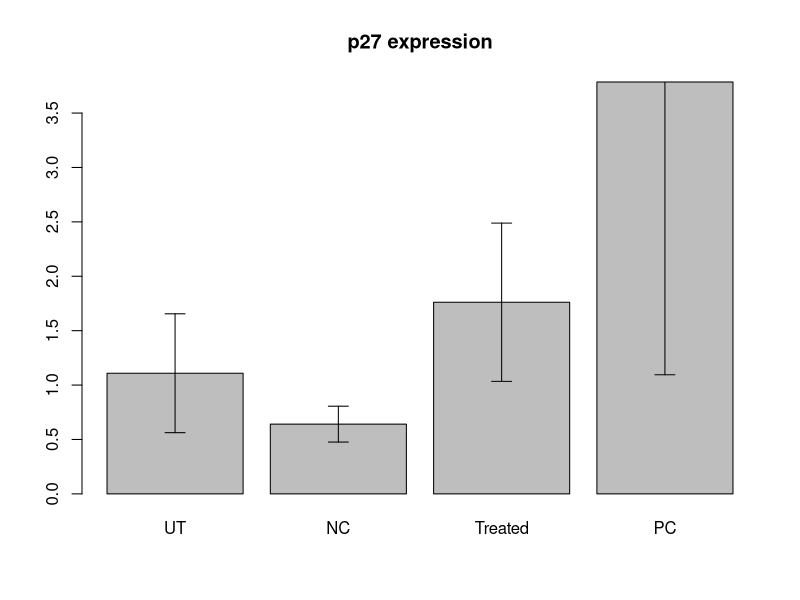

R code for this plot:
####
# Is the expression of this tumour suppressor affected by this drug? - Part 2 - Q4
####
## read the data
# make sure you specify the full path to it or that CSV file is in your working directory
d = read.csv("IV.csv")

## calcylate dCTs
dCt_treated = d$treated_p27 - d$treated_GAPDH
dCt_untreated = d$untreated_p27 - d$untreated_GAPDH
mean_dCt_untreated = mean(dCt_untreated)
dCt_negativeControl = d$negativeControl_p27 - d$negativeControl_GAPDH
dCt_positiveControl = d$positiveControl_p27 - d$positiveControl_GAPDH

## calculate ddCTs
ddCt_treated = dCt_treated - mean_dCt_untreated
ddCt_untreated = dCt_untreated - mean_dCt_untreated
ddCt_negativeControl = dCt_negativeControl - mean_dCt_untreated
ddCt_positiveControl = dCt_positiveControl - mean_dCt_untreated

## calculate expressions
treated_p27_expression = 2**-ddCt_treated
untreated_p27_expression = 2**-ddCt_untreated
negativeControl_p27_expression = 2**-ddCt_negativeControl
positiveControl_p27_expression = 2**-ddCt_positiveControl

## visualize the data
# plot barplots
img_obj=barplot(c(mean(untreated_p27_expression),
                  mean(negativeControl_p27_expression),
                  mean(treated_p27_expression),
                  mean(positiveControl_p27_expression)),
                names.arg = c("UT","NC","Treated","PC"),
                main = "p27 expression")
# plot the error bars
error.bar = function(x, y, upper, lower=upper, length=0.1,...) { 
  if(length(x) != length(y) | length(y) !=length(lower) | length(lower) != length(upper)) stop("vectors must be same length")     
  arrows(x,y+upper, x, y-lower, angle=90, code=3, length=length, ...)}

error.bar(img_obj, 
          c(mean(untreated_p27_expression),mean(negativeControl_p27_expression),mean(treated_p27_expression),mean(positiveControl_p27_expression)),
          c(sd(untreated_p27_expression),sd(negativeControl_p27_expression),sd(treated_p27_expression),sd(positiveControl_p27_expression)))

## run the statistical analysis
# prepare the data for ANOVA and pairwise t tests
expression = c(treated_p27_expression,
               untreated_p27_expression,
               negativeControl_p27_expression,
               positiveControl_p27_expression)
condition = c(rep("treated_p27_expression",10),
              rep("untreated_p27_expression",10),
              rep("negativeControl_p27_expression",10),
              rep("positiveControl_p27_expression",10))

data=as.data.frame(t(rbind(condition,expression)))
data$expression = as.numeric(data$expression)
# run ANOVA
summary(aov(formula = expression ~ condition, data = data))
# run pairwise t tests and note the P value adjustment method
see=pairwise.t.test(x=expression,g=condition,p.adjust.method = "fdr")
see$p.value

#Which of the following best describes the outcome from this experiments assuming that by "difference" we mean statistically significant alteration in expression?

#Although it appears that the experiment was overall successful as judged by enhanced
#expression of p27 in positive control and no difference between un-treated cells and
#negative control, as well as degree of up-regulation of p27 in treated cells 
#realtive to un-treated cells andnegative control, it is not possible to say that p27 is up-regulated as  a result of drug treatment.
#This is  becauyse there is no statistical significant difference in expression between negative control and treated cells
